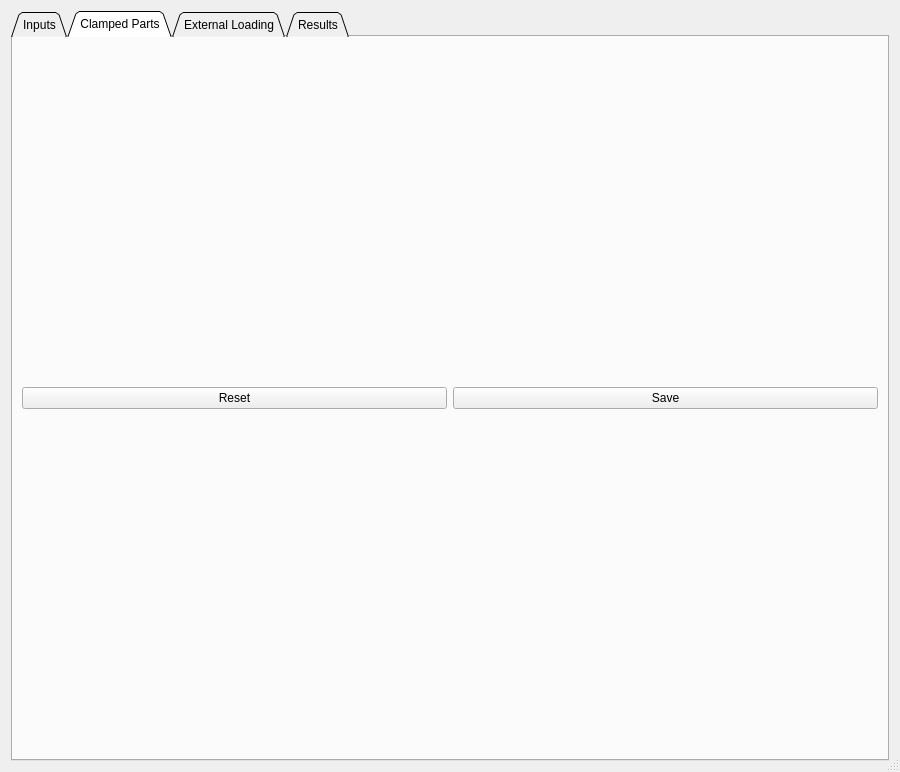
<?xml version="1.0" encoding="UTF-8"?>
<ui version="4.0">
 <class>bolt_ui</class>
 <widget class="QDialog" name="bolt_ui">
  <property name="geometry">
   <rect>
    <x>0</x>
    <y>0</y>
    <width>900</width>
    <height>772</height>
   </rect>
  </property>
  <property name="sizePolicy">
   <sizepolicy hsizetype="Expanding" vsizetype="Expanding">
    <horstretch>0</horstretch>
    <verstretch>0</verstretch>
   </sizepolicy>
  </property>
  <property name="windowTitle">
   <string>Bolt Calculation UX</string>
  </property>
  <property name="sizeGripEnabled">
   <bool>true</bool>
  </property>
  <property name="modal">
   <bool>false</bool>
  </property>
  <layout class="QGridLayout" name="gridLayout_4">
   <item row="0" column="0">
    <widget class="QTabWidget" name="tabWidget">
     <property name="sizePolicy">
      <sizepolicy hsizetype="Preferred" vsizetype="Preferred">
       <horstretch>0</horstretch>
       <verstretch>0</verstretch>
      </sizepolicy>
     </property>
     <property name="tabShape">
      <enum>QTabWidget::Triangular</enum>
     </property>
     <property name="currentIndex">
      <number>1</number>
     </property>
     <widget class="QWidget" name="tab">
      <attribute name="title">
       <string>Inputs</string>
      </attribute>
      <layout class="QGridLayout" name="gridLayout">
       <item row="4" column="2" colspan="7">
        <widget class="QComboBox" name="typeCombo"/>
       </item>
       <item row="5" column="1">
        <widget class="QLabel" name="label_5">
         <property name="text">
          <string>Size:</string>
         </property>
        </widget>
       </item>
       <item row="1" column="0">
        <spacer name="verticalSpacer">
         <property name="orientation">
          <enum>Qt::Vertical</enum>
         </property>
         <property name="sizeHint" stdset="0">
          <size>
           <width>20</width>
           <height>40</height>
          </size>
         </property>
        </spacer>
       </item>
       <item row="3" column="0">
        <widget class="QLabel" name="label_2">
         <property name="text">
          <string>&lt;html&gt;&lt;head/&gt;&lt;body&gt;&lt;p&gt;&lt;span style=&quot; font-weight:600;&quot;&gt;Bolt&lt;/span&gt;&lt;/p&gt;&lt;/body&gt;&lt;/html&gt;</string>
         </property>
        </widget>
       </item>
       <item row="15" column="1">
        <widget class="QLabel" name="label_8">
         <property name="text">
          <string>Type of part:</string>
         </property>
        </widget>
       </item>
       <item row="14" column="0" colspan="2">
        <widget class="QLabel" name="label_7">
         <property name="text">
          <string>&lt;html&gt;&lt;head/&gt;&lt;body&gt;&lt;p&gt;&lt;span style=&quot; font-weight:600;&quot;&gt;Threaded Part&lt;/span&gt;&lt;/p&gt;&lt;/body&gt;&lt;/html&gt;</string>
         </property>
        </widget>
       </item>
       <item row="10" column="1">
        <widget class="QLabel" name="label_12">
         <property name="text">
          <string>Ultimate (Rw):</string>
         </property>
        </widget>
       </item>
       <item row="9" column="2" colspan="7">
        <widget class="QLineEdit" name="relineedit">
         <property name="enabled">
          <bool>true</bool>
         </property>
         <property name="readOnly">
          <bool>true</bool>
         </property>
        </widget>
       </item>
       <item row="6" column="2" colspan="7">
        <widget class="QLineEdit" name="lengthText"/>
       </item>
       <item row="2" column="0">
        <spacer name="verticalSpacer_2">
         <property name="orientation">
          <enum>Qt::Vertical</enum>
         </property>
         <property name="sizeHint" stdset="0">
          <size>
           <width>20</width>
           <height>40</height>
          </size>
         </property>
        </spacer>
       </item>
       <item row="0" column="2" colspan="7">
        <widget class="QLineEdit" name="nClampedPartsText">
         <property name="placeholderText">
          <string>Enter values between 2-10</string>
         </property>
        </widget>
       </item>
       <item row="4" column="1">
        <widget class="QLabel" name="label_6">
         <property name="text">
          <string>Type:</string>
         </property>
        </widget>
       </item>
       <item row="7" column="2" colspan="7">
        <widget class="QComboBox" name="gradeCombo"/>
       </item>
       <item row="17" column="3">
        <widget class="QLabel" name="label_33">
         <property name="text">
          <string>s:</string>
         </property>
        </widget>
       </item>
       <item row="23" column="8">
        <widget class="QPushButton" name="saveInput">
         <property name="sizePolicy">
          <sizepolicy hsizetype="Minimum" vsizetype="Minimum">
           <horstretch>0</horstretch>
           <verstretch>0</verstretch>
          </sizepolicy>
         </property>
         <property name="minimumSize">
          <size>
           <width>0</width>
           <height>40</height>
          </size>
         </property>
         <property name="text">
          <string>Save</string>
         </property>
        </widget>
       </item>
       <item row="17" column="5">
        <widget class="QLabel" name="label_34">
         <property name="text">
          <string>t:</string>
         </property>
        </widget>
       </item>
       <item row="17" column="2">
        <widget class="QLineEdit" name="rBlock"/>
       </item>
       <item row="17" column="7">
        <widget class="QLabel" name="label_35">
         <property name="text">
          <string>u:</string>
         </property>
        </widget>
       </item>
       <item row="17" column="4">
        <widget class="QLineEdit" name="sBlock"/>
       </item>
       <item row="5" column="2" colspan="7">
        <widget class="QComboBox" name="sizeCombo"/>
       </item>
       <item row="10" column="2" colspan="7">
        <widget class="QLineEdit" name="rmlineedit">
         <property name="enabled">
          <bool>true</bool>
         </property>
         <property name="readOnly">
          <bool>true</bool>
         </property>
        </widget>
       </item>
       <item row="11" column="2" colspan="7">
        <widget class="QLineEdit" name="reclineedit">
         <property name="enabled">
          <bool>true</bool>
         </property>
         <property name="readOnly">
          <bool>true</bool>
         </property>
        </widget>
       </item>
       <item row="15" column="2" colspan="7">
        <widget class="QComboBox" name="partCombo"/>
       </item>
       <item row="16" column="2" colspan="7">
        <widget class="QComboBox" name="nutCombo"/>
       </item>
       <item row="20" column="2" colspan="7">
        <widget class="QLineEdit" name="renutlineEdit"/>
       </item>
       <item row="21" column="2" colspan="7">
        <widget class="QLineEdit" name="rmnutlineEdit"/>
       </item>
       <item row="16" column="1">
        <widget class="QLabel" name="label_9">
         <property name="text">
          <string>Type of nut:</string>
         </property>
        </widget>
       </item>
       <item row="18" column="1">
        <widget class="QLabel" name="label_10">
         <property name="text">
          <string>Grade:</string>
         </property>
        </widget>
       </item>
       <item row="20" column="1">
        <widget class="QLabel" name="label_14">
         <property name="text">
          <string>Yield (Re):</string>
         </property>
        </widget>
       </item>
       <item row="18" column="2" colspan="7">
        <widget class="QComboBox" name="gradeNutCombo"/>
       </item>
       <item row="17" column="6">
        <widget class="QLineEdit" name="tBlock"/>
       </item>
       <item row="21" column="1">
        <widget class="QLabel" name="label_15">
         <property name="text">
          <string>Ultimate (Rw):</string>
         </property>
        </widget>
       </item>
       <item row="6" column="1">
        <widget class="QLabel" name="label_3">
         <property name="text">
          <string>Length:</string>
         </property>
        </widget>
       </item>
       <item row="0" column="0" colspan="2">
        <widget class="QLabel" name="label">
         <property name="text">
          <string>&lt;html&gt;&lt;head/&gt;&lt;body&gt;&lt;p&gt;&lt;span style=&quot; font-weight:600;&quot;&gt;Number of clamped parts:&lt;/span&gt;&lt;/p&gt;&lt;/body&gt;&lt;/html&gt;</string>
         </property>
        </widget>
       </item>
       <item row="22" column="1">
        <widget class="QLabel" name="label_16">
         <property name="text">
          <string>Rec:</string>
         </property>
        </widget>
       </item>
       <item row="17" column="8">
        <widget class="QLineEdit" name="uBlock"/>
       </item>
       <item row="22" column="2" colspan="7">
        <widget class="QLineEdit" name="recnutlineEdit"/>
       </item>
       <item row="7" column="1">
        <widget class="QLabel" name="label_4">
         <property name="text">
          <string>Grade:</string>
         </property>
        </widget>
       </item>
       <item row="11" column="1">
        <widget class="QLabel" name="label_13">
         <property name="text">
          <string>Rec:</string>
         </property>
        </widget>
       </item>
       <item row="9" column="1">
        <widget class="QLabel" name="label_11">
         <property name="text">
          <string>Yield (Re):</string>
         </property>
        </widget>
       </item>
       <item row="17" column="1">
        <widget class="QLabel" name="label_32">
         <property name="text">
          <string>&lt;html&gt;&lt;head/&gt;&lt;body&gt;&lt;p align=&quot;right&quot;&gt;r:&lt;/p&gt;&lt;/body&gt;&lt;/html&gt;</string>
         </property>
        </widget>
       </item>
       <item row="19" column="1">
        <widget class="QLabel" name="label_36">
         <property name="text">
          <string>Material:</string>
         </property>
        </widget>
       </item>
       <item row="19" column="2" colspan="7">
        <widget class="QLineEdit" name="matBlock"/>
       </item>
       <item row="23" column="6">
        <widget class="QPushButton" name="resetInput">
         <property name="minimumSize">
          <size>
           <width>0</width>
           <height>40</height>
          </size>
         </property>
         <property name="text">
          <string>Reset</string>
         </property>
        </widget>
       </item>
      </layout>
     </widget>
     <widget class="QWidget" name="tab_2">
      <attribute name="title">
       <string>Clamped Parts</string>
      </attribute>
      <layout class="QGridLayout" name="gridLayout_6">
       <item row="0" column="0">
        <layout class="QGridLayout" name="gridLayout_2">
         <item row="0" column="0">
          <widget class="QPushButton" name="resetClamp">
           <property name="text">
            <string>Reset</string>
           </property>
          </widget>
         </item>
         <item row="0" column="1">
          <widget class="QPushButton" name="saveClamp">
           <property name="text">
            <string>Save</string>
           </property>
          </widget>
         </item>
        </layout>
       </item>
      </layout>
     </widget>
     <widget class="QWidget" name="tab_3">
      <attribute name="title">
       <string>External Loading</string>
      </attribute>
      <layout class="QGridLayout" name="gridLayout_3">
       <item row="6" column="3">
        <widget class="QLineEdit" name="delutlineEdit">
         <property name="placeholderText">
          <string>Δµt</string>
         </property>
        </widget>
       </item>
       <item row="7" column="0">
        <widget class="QLabel" name="label_25">
         <property name="text">
          <string>Friction co-efficient under the driven element (µb ± Δµb):</string>
         </property>
        </widget>
       </item>
       <item row="7" column="1">
        <widget class="QLineEdit" name="ublineEdit">
         <property name="placeholderText">
          <string>µb</string>
         </property>
        </widget>
       </item>
       <item row="7" column="2">
        <widget class="QLabel" name="label_26">
         <property name="text">
          <string>&lt;html&gt;&lt;head/&gt;&lt;body&gt;&lt;p align=&quot;center&quot;&gt;±&lt;/p&gt;&lt;/body&gt;&lt;/html&gt;</string>
         </property>
        </widget>
       </item>
       <item row="7" column="3">
        <widget class="QLineEdit" name="delublineEdit">
         <property name="placeholderText">
          <string>Δµb</string>
         </property>
        </widget>
       </item>
       <item row="8" column="0">
        <widget class="QLabel" name="label_27">
         <property name="text">
          <string>Equivalent stress tightening ratio (γE):</string>
         </property>
        </widget>
       </item>
       <item row="8" column="1" colspan="2">
        <widget class="QLineEdit" name="yelineEdit"/>
       </item>
       <item row="9" column="3">
        <widget class="QPushButton" name="calculateEL">
         <property name="text">
          <string>Calculate</string>
         </property>
        </widget>
       </item>
       <item row="0" column="0">
        <widget class="QLabel" name="label_17">
         <property name="text">
          <string>Axial Force (Fa):</string>
         </property>
        </widget>
       </item>
       <item row="0" column="1" colspan="2">
        <widget class="QLineEdit" name="axialForcelineEdit"/>
       </item>
       <item row="1" column="0">
        <widget class="QLabel" name="label_18">
         <property name="text">
          <string>Shear Force (Ft):</string>
         </property>
        </widget>
       </item>
       <item row="1" column="1" colspan="2">
        <widget class="QLineEdit" name="shearForcelineEdit"/>
       </item>
       <item row="2" column="0">
        <widget class="QLabel" name="label_19">
         <property name="text">
          <string>Load Introduction Factor(β):</string>
         </property>
        </widget>
       </item>
       <item row="2" column="1" colspan="2">
        <widget class="QLineEdit" name="betalineEdit"/>
       </item>
       <item row="3" column="0">
        <widget class="QLabel" name="label_20">
         <property name="text">
          <string>Co-efficient of friction (sliding faces) (µmin):</string>
         </property>
        </widget>
       </item>
       <item row="3" column="1" colspan="2">
        <widget class="QLineEdit" name="uminlineEdit"/>
       </item>
       <item row="0" column="3">
        <widget class="QLabel" name="label_28">
         <property name="text">
          <string>N</string>
         </property>
        </widget>
       </item>
       <item row="1" column="3">
        <widget class="QLabel" name="label_29">
         <property name="text">
          <string>N</string>
         </property>
        </widget>
       </item>
       <item row="4" column="3">
        <widget class="QLabel" name="label_30">
         <property name="text">
          <string>Nm</string>
         </property>
        </widget>
       </item>
       <item row="8" column="3">
        <widget class="QLabel" name="label_31">
         <property name="text">
          <string>Re</string>
         </property>
        </widget>
       </item>
       <item row="4" column="0">
        <widget class="QLabel" name="label_21">
         <property name="text">
          <string>Applied torque (T):</string>
         </property>
        </widget>
       </item>
       <item row="4" column="1" colspan="2">
        <widget class="QLineEdit" name="torquelineEdit"/>
       </item>
       <item row="5" column="0">
        <widget class="QLabel" name="label_22">
         <property name="text">
          <string>Tightening torque accuracy (ΔT/T):</string>
         </property>
        </widget>
       </item>
       <item row="5" column="1" colspan="2">
        <widget class="QLineEdit" name="tightAccuracylineEdit"/>
       </item>
       <item row="6" column="0">
        <widget class="QLabel" name="label_23">
         <property name="text">
          <string>Thread coefficient of friction (µt ± Δµt):</string>
         </property>
        </widget>
       </item>
       <item row="6" column="1">
        <widget class="QLineEdit" name="utlineEdit">
         <property name="placeholderText">
          <string>µt</string>
         </property>
        </widget>
       </item>
       <item row="6" column="2">
        <widget class="QLabel" name="label_24">
         <property name="text">
          <string>&lt;html&gt;&lt;head/&gt;&lt;body&gt;&lt;p align=&quot;center&quot;&gt;±&lt;/p&gt;&lt;/body&gt;&lt;/html&gt;</string>
         </property>
        </widget>
       </item>
       <item row="9" column="1">
        <widget class="QPushButton" name="resetEL">
         <property name="text">
          <string>Reset</string>
         </property>
        </widget>
       </item>
      </layout>
     </widget>
     <widget class="QWidget" name="tab_4">
      <attribute name="title">
       <string>Results</string>
      </attribute>
      <layout class="QGridLayout" name="gridLayout_5">
       <item row="0" column="0">
        <widget class="QPushButton" name="exportPDF">
         <property name="text">
          <string>Export to PDF</string>
         </property>
        </widget>
       </item>
      </layout>
     </widget>
    </widget>
   </item>
  </layout>
 </widget>
 <resources/>
 <connections/>
</ui>
